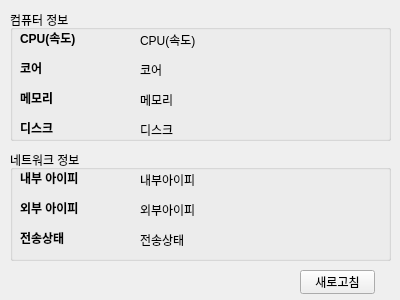
<?xml version="1.0" encoding="UTF-8"?>
<ui version="4.0">
 <class>Form</class>
 <widget class="QWidget" name="Form">
  <property name="geometry">
   <rect>
    <x>0</x>
    <y>0</y>
    <width>400</width>
    <height>300</height>
   </rect>
  </property>
  <property name="minimumSize">
   <size>
    <width>400</width>
    <height>300</height>
   </size>
  </property>
  <property name="maximumSize">
   <size>
    <width>400</width>
    <height>300</height>
   </size>
  </property>
  <property name="windowTitle">
   <string>내 컴퓨터 정보</string>
  </property>
  <widget class="QGroupBox" name="groupBox_2">
   <property name="geometry">
    <rect>
     <x>10</x>
     <y>150</y>
     <width>381</width>
     <height>111</height>
    </rect>
   </property>
   <property name="title">
    <string>네트워크 정보</string>
   </property>
   <widget class="QLabel" name="label_11">
    <property name="geometry">
     <rect>
      <x>10</x>
      <y>50</y>
      <width>121</width>
      <height>16</height>
     </rect>
    </property>
    <property name="styleSheet">
     <string notr="true">font-weight: bold;</string>
    </property>
    <property name="text">
     <string>외부 아이피</string>
    </property>
   </widget>
   <widget class="QLabel" name="label_12">
    <property name="geometry">
     <rect>
      <x>10</x>
      <y>80</y>
      <width>121</width>
      <height>16</height>
     </rect>
    </property>
    <property name="styleSheet">
     <string notr="true">font-weight: bold;</string>
    </property>
    <property name="text">
     <string>전송상태</string>
    </property>
   </widget>
   <widget class="QLabel" name="lblInnerNet">
    <property name="geometry">
     <rect>
      <x>130</x>
      <y>20</y>
      <width>461</width>
      <height>20</height>
     </rect>
    </property>
    <property name="text">
     <string>내부아이피</string>
    </property>
   </widget>
   <widget class="QLabel" name="label_10">
    <property name="geometry">
     <rect>
      <x>10</x>
      <y>20</y>
      <width>121</width>
      <height>16</height>
     </rect>
    </property>
    <property name="styleSheet">
     <string notr="true">font-weight: bold;</string>
    </property>
    <property name="text">
     <string>내부 아이피</string>
    </property>
   </widget>
   <widget class="QLabel" name="lblNetStat">
    <property name="geometry">
     <rect>
      <x>130</x>
      <y>80</y>
      <width>461</width>
      <height>20</height>
     </rect>
    </property>
    <property name="text">
     <string>전송상태</string>
    </property>
   </widget>
   <widget class="QLabel" name="lblExtraNet">
    <property name="geometry">
     <rect>
      <x>130</x>
      <y>50</y>
      <width>461</width>
      <height>20</height>
     </rect>
    </property>
    <property name="text">
     <string>외부아이피</string>
    </property>
   </widget>
  </widget>
  <widget class="QGroupBox" name="groupBox">
   <property name="geometry">
    <rect>
     <x>10</x>
     <y>10</y>
     <width>381</width>
     <height>131</height>
    </rect>
   </property>
   <property name="title">
    <string>컴퓨터 정보</string>
   </property>
   <widget class="QLabel" name="label_6">
    <property name="geometry">
     <rect>
      <x>10</x>
      <y>110</y>
      <width>121</width>
      <height>16</height>
     </rect>
    </property>
    <property name="styleSheet">
     <string notr="true">font-weight: bold;</string>
    </property>
    <property name="text">
     <string>디스크</string>
    </property>
   </widget>
   <widget class="QLabel" name="label_2">
    <property name="geometry">
     <rect>
      <x>10</x>
      <y>50</y>
      <width>121</width>
      <height>16</height>
     </rect>
    </property>
    <property name="styleSheet">
     <string notr="true">font-weight: bold;</string>
    </property>
    <property name="text">
     <string>코어</string>
    </property>
   </widget>
   <widget class="QLabel" name="label_3">
    <property name="geometry">
     <rect>
      <x>10</x>
      <y>80</y>
      <width>121</width>
      <height>16</height>
     </rect>
    </property>
    <property name="styleSheet">
     <string notr="true">font-weight: bold;</string>
    </property>
    <property name="text">
     <string>메모리</string>
    </property>
   </widget>
   <widget class="QLabel" name="lblCPU">
    <property name="geometry">
     <rect>
      <x>130</x>
      <y>20</y>
      <width>461</width>
      <height>20</height>
     </rect>
    </property>
    <property name="text">
     <string>CPU(속도)</string>
    </property>
   </widget>
   <widget class="QLabel" name="label">
    <property name="geometry">
     <rect>
      <x>10</x>
      <y>20</y>
      <width>121</width>
      <height>16</height>
     </rect>
    </property>
    <property name="styleSheet">
     <string notr="true">font-weight: bold;</string>
    </property>
    <property name="text">
     <string>CPU(속도)</string>
    </property>
   </widget>
   <widget class="QLabel" name="lblDisk">
    <property name="geometry">
     <rect>
      <x>130</x>
      <y>110</y>
      <width>461</width>
      <height>20</height>
     </rect>
    </property>
    <property name="text">
     <string>디스크</string>
    </property>
   </widget>
   <widget class="QLabel" name="lblMemory">
    <property name="geometry">
     <rect>
      <x>130</x>
      <y>80</y>
      <width>461</width>
      <height>20</height>
     </rect>
    </property>
    <property name="text">
     <string>메모리</string>
    </property>
   </widget>
   <widget class="QLabel" name="lblCore">
    <property name="geometry">
     <rect>
      <x>130</x>
      <y>50</y>
      <width>461</width>
      <height>20</height>
     </rect>
    </property>
    <property name="text">
     <string>코어</string>
    </property>
   </widget>
  </widget>
  <widget class="QPushButton" name="btnRefresh">
   <property name="geometry">
    <rect>
     <x>300</x>
     <y>270</y>
     <width>75</width>
     <height>24</height>
    </rect>
   </property>
   <property name="text">
    <string>새로고침</string>
   </property>
  </widget>
 </widget>
 <resources/>
 <connections/>
</ui>
